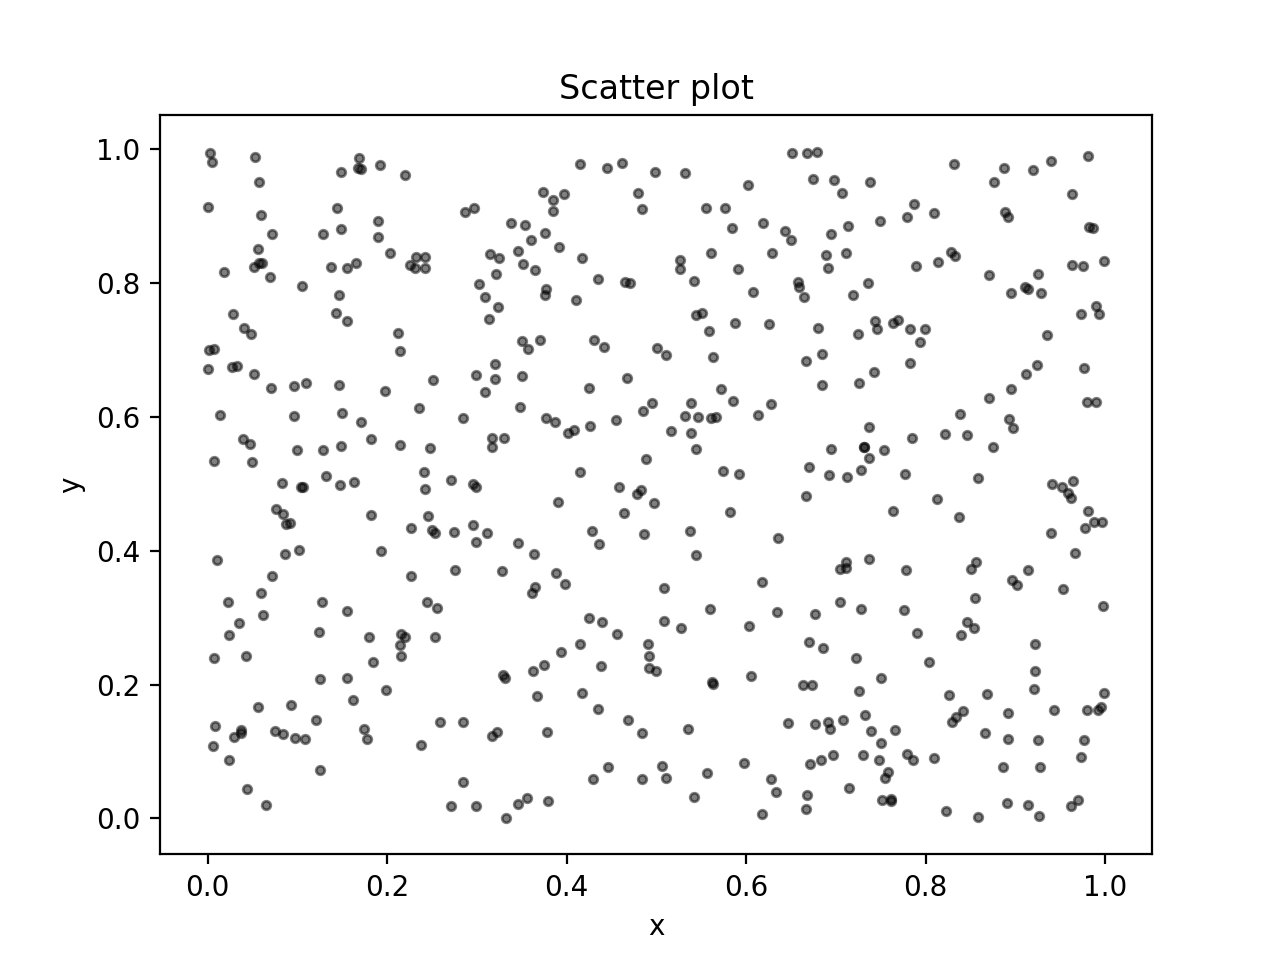

The script that drew this image:
# Exercise 03: Scatterplot
# Plot a scatter plot with this data:

# N = 500
# x = np.random.rand(N)
# y = np.random.rand(N)
# colors = (0,0,0)
# area = np.pi*3

import numpy as np
import matplotlib.pyplot as plt

N = 500
x = np.random.rand(N)
y = np.random.rand(N)
colors = (0,0,0)
area = np.pi*3

plt.scatter(x, y, s=area, c=colors, alpha=0.5)
plt.title('Scatter plot')
plt.xlabel('x')
plt.ylabel('y')

plt.show()
